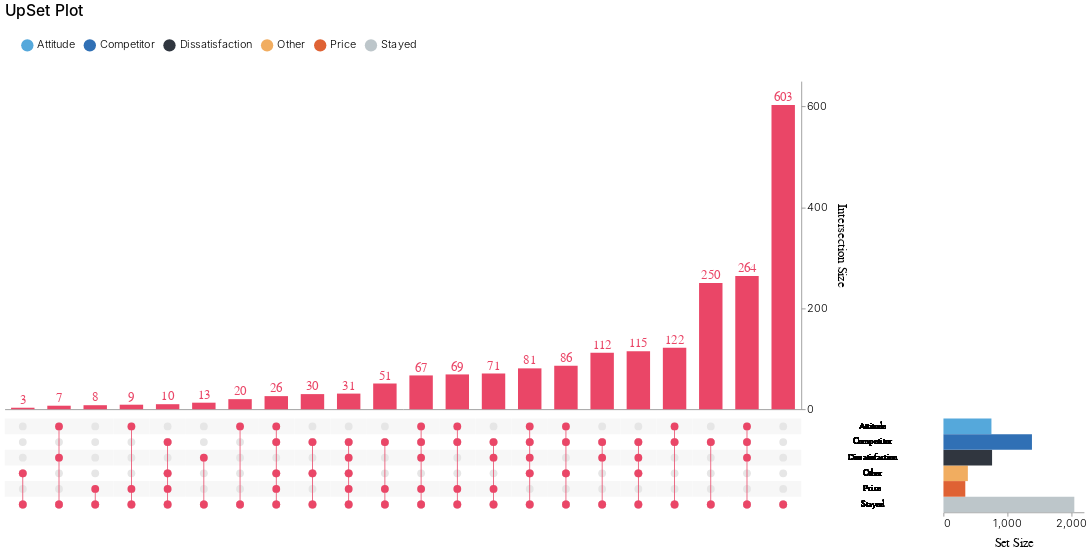

The notebook cell this image was saved under:
### Code cell
model = LGBMultiClassifier(log_eval_period=0)
conformal_model = AdaptativeConformalClassifier(model)
conformal_model.train(train, calib, valid, label)
conformal_model.calibrate(calib)
preds = conformal_model.predict(valid)

create_upset_plot(preds.drop("Actuals", axis=1))

### Figure 1 — Vega-Lite specification as saved in the notebook (floating-point values rounded to 4 significant figures; data arrays with more than 128 entries replaced by an {"elided": "..."} marker saying what was removed)
{"config": {"view": {"continuousWidth": 300, "continuousHeight": 300, "stroke": null}, "axis": {"labelFontSize": 14, "labelFontWeight": 300, "titleFontSize": 16, "titleFontWeight": 400, "titlePadding": 10}, "concat": {"spacing": 0}, "legend": {"labelFontSize": 14, "labelFontWeight": 300, "orient": "top", "padding": 20, "symbolSize": 250.0, "symbolType": "circle", "titleFontSize": 16, "titleFontWeight": 400}, "title": {"anchor": "start", "fontSize": 18, "fontWeight": 400, "subtitlePadding": 10}}, "vconcat": [{"layer": [{"mark": {"type": "bar", "color": "#3A3A3A", "size": 30}, "encoding": {"color": {"condition": {"test": {"not": {"param": "param_5"}}, "value": "#3A3A3A"}, "value": "#EA4667"}, "tooltip": [{"aggregate": "max", "field": "count", "title": "Cardinality", "type": "quantitative"}, {"field": "degree", "title": "Degree", "type": "quantitative"}, {"field": "sets", "title": "Sets", "type": "nominal"}], "x": {"axis": {"domain": true, "grid": false, "labels": false, "ticks": false}, "field": "intersection_id", "sort": {"field": "count", "order": "ascending"}, "title": null, "type": "nominal"}, "y": {"aggregate": "max", "axis": {"grid": false, "orient": "right", "tickCount": 3}, "field": "count", "title": "Intersection Size", "type": "quantitative"}}, "name": "view_5", "transform": [{"filter": {"param": "param_4"}}, {"pivot": "set", "value": "is_intersect", "groupby": ["intersection_id", "count"], "op": "max"}, {"aggregate": [{"op": "sum", "field": "count", "as": "count"}], "groupby": ["Attitude", "Competitor", "Dissatisfaction", "Other", "Price", "Stayed"]}, {"calculate": "(isDefined(datum['Attitude']) ? datum['Attitude'] : 0)+(isDefined(datum['Competitor']) ? datum['Competitor'] : 0)+(isDefined(datum['Dissatisfaction']) ? datum['Dissatisfaction'] : 0)+(isDefined(datum['Other']) ? datum['Other'] : 0)+(isDefined(datum['Price']) ? datum['Price'] : 0)+(isDefined(datum['Stayed']) ? datum['Stayed'] : 0)", "as": "degree"}, {"filter": "(datum['degree'] !== 0)"}, {"window": [{"op": "row_number", "field": "", "as": "intersection_id"}], "frame": [null, null]}, {"fold": ["Attitude", "Competitor", "Dissatisfaction", "Other", "Price", "Stayed"], "as": ["set", "is_intersect"]}, {"lookup": "set", "from": {"data": {"name": "data-3a97ededfa90d5c3c79dcf3fa387e070"}, "key": "set", "fields": ["set_abbre"]}}, {"lookup": "set", "from": {"data": {"name": "data-26029121ffda8c4f008813343c811d02"}, "key": "set", "fields": ["set_order"]}}, {"filter": {"param": "param_4"}}, {"window": [{"op": "distinct", "field": "set", "as": "set_order"}], "frame": [null, 0], "sort": [{"field": "set_order"}]}]}, {"mark": {"type": "text", "color": "#3A3A3A", "dy": -10, "size": 16}, "encoding": {"color": {"condition": {"test": {"not": {"param": "param_5"}}, "value": "#3A3A3A"}, "value": "#EA4667"}, "text": {"field": "count", "format": ".0f", "type": "quantitative"}, "tooltip": [{"aggregate": "max", "field": "count", "title": "Cardinality", "type": "quantitative"}, {"field": "degree", "title": "Degree", "type": "quantitative"}, {"field": "sets", "title": "Sets", "type": "nominal"}], "x": {"axis": {"domain": true, "grid": false, "labels": false, "ticks": false}, "field": "intersection_id", "sort": {"field": "count", "order": "ascending"}, "title": null, "type": "nominal"}, "y": {"aggregate": "max", "axis": {"grid": false, "orient": "right", "tickCount": 3}, "field": "count", "title": "Intersection Size", "type": "quantitative"}}, "transform": [{"filter": {"param": "param_4"}}, {"pivot": "set", "value": "is_intersect", "groupby": ["intersection_id", "count"], "op": "max"}, {"aggregate": [{"op": "sum", "field": "count", "as": "count"}], "groupby": ["Attitude", "Competitor", "Dissatisfaction", "Other", "Price", "Stayed"]}, {"calculate": "(isDefined(datum['Attitude']) ? datum['Attitude'] : 0)+(isDefined(datum['Competitor']) ? datum['Competitor'] : 0)+(isDefined(datum['Dissatisfaction']) ? datum['Dissatisfaction'] : 0)+(isDefined(datum['Other']) ? datum['Other'] : 0)+(isDefined(datum['Price']) ? datum['Price'] : 0)+(isDefined(datum['Stayed']) ? datum['Stayed'] : 0)", "as": "degree"}, {"filter": "(datum['degree'] !== 0)"}, {"window": [{"op": "row_number", "field": "", "as": "intersection_id"}], "frame": [null, null]}, {"fold": ["Attitude", "Competitor", "Dissatisfaction", "Other", "Price", "Stayed"], "as": ["set", "is_intersect"]}, {"lookup": "set", "from": {"data": {"name": "data-3a97ededfa90d5c3c79dcf3fa387e070"}, "key": "set", "fields": ["set_abbre"]}}, {"lookup": "set", "from": {"data": {"name": "data-26029121ffda8c4f008813343c811d02"}, "key": "set", "fields": ["set_order"]}}, {"filter": {"param": "param_4"}}, {"window": [{"op": "distinct", "field": "set", "as": "set_order"}], "frame": [null, 0], "sort": [{"field": "set_order"}]}]}], "height": 420.0, "width": 1020}, {"hconcat": [{"layer": [{"mark": {"type": "circle", "opacity": 1, "size": 100}, "encoding": {"color": {"condition": {"test": {"not": {"param": "param_5"}}, "value": "#3A3A3A"}, "value": "#EA4667"}, "tooltip": [{"aggregate": "max", "field": "count", "title": "Cardinality", "type": "quantitative"}, {"field": "degree", "title": "Degree", "type": "quantitative"}, {"field": "sets", "title": "Sets", "type": "nominal"}], "x": {"axis": {"domain": false, "grid": false, "labels": false, "ticks": false}, "field": "intersection_id", "sort": {"field": "count", "order": "ascending"}, "title": null, "type": "nominal"}, "y": {"axis": {"domain": false, "grid": false, "labels": false, "ticks": false}, "field": "set_order", "title": null, "type": "nominal"}}, "name": "view_6", "transform": [{"filter": {"param": "param_4"}}, {"pivot": "set", "value": "is_intersect", "groupby": ["intersection_id", "count"], "op": "max"}, {"aggregate": [{"op": "sum", "field": "count", "as": "count"}], "groupby": ["Attitude", "Competitor", "Dissatisfaction", "Other", "Price", "Stayed"]}, {"calculate": "(isDefined(datum['Attitude']) ? datum['Attitude'] : 0)+(isDefined(datum['Competitor']) ? datum['Competitor'] : 0)+(isDefined(datum['Dissatisfaction']) ? datum['Dissatisfaction'] : 0)+(isDefined(datum['Other']) ? datum['Other'] : 0)+(isDefined(datum['Price']) ? datum['Price'] : 0)+(isDefined(datum['Stayed']) ? datum['Stayed'] : 0)", "as": "degree"}, {"filter": "(datum['degree'] !== 0)"}, {"window": [{"op": "row_number", "field": "", "as": "intersection_id"}], "frame": [null, null]}, {"fold": ["Attitude", "Competitor", "Dissatisfaction", "Other", "Price", "Stayed"], "as": ["set", "is_intersect"]}, {"lookup": "set", "from": {"data": {"name": "data-3a97ededfa90d5c3c79dcf3fa387e070"}, "key": "set", "fields": ["set_abbre"]}}, {"lookup": "set", "from": {"data": {"name": "data-26029121ffda8c4f008813343c811d02"}, "key": "set", "fields": ["set_order"]}}, {"filter": {"param": "param_4"}}, {"window": [{"op": "distinct", "field": "set", "as": "set_order"}], "frame": [null, 0], "sort": [{"field": "set_order"}]}, {"filter": "(datum['is_intersect'] === 1)"}]}, {"mark": {"type": "rect"}, "encoding": {"color": {"value": "#F7F7F7"}, "tooltip": [{"aggregate": "max", "field": "count", "title": "Cardinality", "type": "quantitative"}, {"field": "degree", "title": "Degree", "type": "quantitative"}, {"field": "sets", "title": "Sets", "type": "nominal"}], "x": {"axis": {"domain": false, "grid": false, "labels": false, "ticks": false}, "field": "intersection_id", "sort": {"field": "count", "order": "ascending"}, "title": null, "type": "nominal"}, "y": {"axis": {"domain": false, "grid": false, "labels": false, "ticks": false}, "field": "set_order", "title": null, "type": "nominal"}}, "transform": [{"filter": {"param": "param_4"}}, {"pivot": "set", "value": "is_intersect", "groupby": ["intersection_id", "count"], "op": "max"}, {"aggregate": [{"op": "sum", "field": "count", "as": "count"}], "groupby": ["Attitude", "Competitor", "Dissatisfaction", "Other", "Price", "Stayed"]}, {"calculate": "(isDefined(datum['Attitude']) ? datum['Attitude'] : 0)+(isDefined(datum['Competitor']) ? datum['Competitor'] : 0)+(isDefined(datum['Dissatisfaction']) ? datum['Dissatisfaction'] : 0)+(isDefined(datum['Other']) ? datum['Other'] : 0)+(isDefined(datum['Price']) ? datum['Price'] : 0)+(isDefined(datum['Stayed']) ? datum['Stayed'] : 0)", "as": "degree"}, {"filter": "(datum['degree'] !== 0)"}, {"window": [{"op": "row_number", "field": "", "as": "intersection_id"}], "frame": [null, null]}, {"fold": ["Attitude", "Competitor", "Dissatisfaction", "Other", "Price", "Stayed"], "as": ["set", "is_intersect"]}, {"lookup": "set", "from": {"data": {"name": "data-3a97ededfa90d5c3c79dcf3fa387e070"}, "key": "set", "fields": ["set_abbre"]}}, {"lookup": "set", "from": {"data": {"name": "data-26029121ffda8c4f008813343c811d02"}, "key": "set", "fields": ["set_order"]}}, {"filter": {"param": "param_4"}}, {"window": [{"op": "distinct", "field": "set", "as": "set_order"}], "frame": [null, 0], "sort": [{"field": "set_order"}]}, {"filter": "((datum['set_order'] % 2) === 1)"}]}, {"mark": {"type": "circle", "opacity": 1, "size": 100}, "encoding": {"color": {"value": "#E6E6E6"}, "tooltip": [{"aggregate": "max", "field": "count", "title": "Cardinality", "type": "quantitative"}, {"field": "degree", "title": "Degree", "type": "quantitative"}, {"field": "sets", "title": "Sets", "type": "nominal"}], "x": {"axis": {"domain": false, "grid": false, "labels": false, "ticks": false}, "field": "intersection_id", "sort": {"field": "count", "order": "ascending"}, "title": null, "type": "nominal"}, "y": {"axis": {"domain": false, "grid": false, "labels": false, "ticks": false}, "field": "set_order", "title": null, "type": "nominal"}}, "transform": [{"filter": {"param": "param_4"}}, {"pivot": "set", "value": "is_intersect", "groupby": ["intersection_id", "count"], "op": "max"}, {"aggregate": [{"op": "sum", "field": "count", "as": "count"}], "groupby": ["Attitude", "Competitor", "Dissatisfaction", "Other", "Price", "Stayed"]}, {"calculate": "(isDefined(datum['Attitude']) ? datum['Attitude'] : 0)+(isDefined(datum['Competitor']) ? datum['Competitor'] : 0)+(isDefined(datum['Dissatisfaction']) ? datum['Dissatisfaction'] : 0)+(isDefined(datum['Other']) ? datum['Other'] : 0)+(isDefined(datum['Price']) ? datum['Price'] : 0)+(isDefined(datum['Stayed']) ? datum['Stayed'] : 0)", "as": "degree"}, {"filter": "(datum['degree'] !== 0)"}, {"window": [{"op": "row_number", "field": "", "as": "intersection_id"}], "frame": [null, null]}, {"fold": ["Attitude", "Competitor", "Dissatisfaction", "Other", "Price", "Stayed"], "as": ["set", "is_intersect"]}, {"lookup": "set", "from": {"data": {"name": "data-3a97ededfa90d5c3c79dcf3fa387e070"}, "key": "set", "fields": ["set_abbre"]}}, {"lookup": "set", "from": {"data": {"name": "data-26029121ffda8c4f008813343c811d02"}, "key": "set", "fields": ["set_order"]}}, {"filter": {"param": "param_4"}}, {"window": [{"op": "distinct", "field": "set", "as": "set_order"}], "frame": [null, 0], "sort": [{"field": "set_order"}]}]}, {"mark": {"type": "bar", "color": "#3A3A3A", "size": 1}, "encoding": {"color": {"condition": {"test": {"not": {"param": "param_5"}}, "value": "#3A3A3A"}, "value": "#EA4667"}, "tooltip": [{"aggregate": "max", "field": "count", "title": "Cardinality", "type": "quantitative"}, {"field": "degree", "title": "Degree", "type": "quantitative"}, {"field": "sets", "title": "Sets", "type": "nominal"}], "x": {"axis": {"domain": true, "grid": false, "labels": false, "ticks": false}, "field": "intersection_id", "sort": {"field": "count", "order": "ascending"}, "title": null, "type": "nominal"}, "y": {"aggregate": "min", "field": "set_order", "type": "nominal"}, "y2": {"aggregate": "max", "field": "set_order"}}, "transform": [{"filter": {"param": "param_4"}}, {"pivot": "set", "value": "is_intersect", "groupby": ["intersection_id", "count"], "op": "max"}, {"aggregate": [{"op": "sum", "field": "count", "as": "count"}], "groupby": ["Attitude", "Competitor", "Dissatisfaction", "Other", "Price", "Stayed"]}, {"calculate": "(isDefined(datum['Attitude']) ? datum['Attitude'] : 0)+(isDefined(datum['Competitor']) ? datum['Competitor'] : 0)+(isDefined(datum['Dissatisfaction']) ? datum['Dissatisfaction'] : 0)+(isDefined(datum['Other']) ? datum['Other'] : 0)+(isDefined(datum['Price']) ? datum['Price'] : 0)+(isDefined(datum['Stayed']) ? datum['Stayed'] : 0)", "as": "degree"}, {"filter": "(datum['degree'] !== 0)"}, {"window": [{"op": "row_number", "field": "", "as": "intersection_id"}], "frame": [null, null]}, {"fold": ["Attitude", "Competitor", "Dissatisfaction", "Other", "Price", "Stayed"], "as": ["set", "is_intersect"]}, {"lookup": "set", "from": {"data": {"name": "data-3a97ededfa90d5c3c79dcf3fa387e070"}, "key": "set", "fields": ["set_abbre"]}}, {"lookup": "set", "from": {"data": {"name": "data-26029121ffda8c4f008813343c811d02"}, "key": "set", "fields": ["set_order"]}}, {"filter": {"param": "param_4"}}, {"window": [{"op": "distinct", "field": "set", "as": "set_order"}], "frame": [null, 0], "sort": [{"field": "set_order"}]}, {"filter": "(datum['is_intersect'] === 1)"}]}, {"mark": {"type": "circle", "opacity": 1, "size": 100}, "encoding": {"color": {"condition": {"test": {"not": {"param": "param_5"}}, "value": "#3A3A3A"}, "value": "#EA4667"}, "tooltip": [{"aggregate": "max", "field": "count", "title": "Cardinality", "type": "quantitative"}, {"field": "degree", "title": "Degree", "type": "quantitative"}, {"field": "sets", "title": "Sets", "type": "nominal"}], "x": {"axis": {"domain": false, "grid": false, "labels": false, "ticks": false}, "field": "intersection_id", "sort": {"field": "count", "order": "ascending"}, "title": null, "type": "nominal"}, "y": {"axis": {"domain": false, "grid": false, "labels": false, "ticks": false}, "field": "set_order", "title": null, "type": "nominal"}}, "transform": [{"filter": {"param": "param_4"}}, {"pivot": "set", "value": "is_intersect", "groupby": ["intersection_id", "count"], "op": "max"}, {"aggregate": [{"op": "sum", "field": "count", "as": "count"}], "groupby": ["Attitude", "Competitor", "Dissatisfaction", "Other", "Price", "Stayed"]}, {"calculate": "(isDefined(datum['Attitude']) ? datum['Attitude'] : 0)+(isDefined(datum['Competitor']) ? datum['Competitor'] : 0)+(isDefined(datum['Dissatisfaction']) ? datum['Dissatisfaction'] : 0)+(isDefined(datum['Other']) ? datum['Other'] : 0)+(isDefined(datum['Price']) ? datum['Price'] : 0)+(isDefined(datum['Stayed']) ? datum['Stayed'] : 0)", "as": "degree"}, {"filter": "(datum['degree'] !== 0)"}, {"window": [{"op": "row_number", "field": "", "as": "intersection_id"}], "frame": [null, null]}, {"fold": ["Attitude", "Competitor", "Dissatisfaction", "Other", "Price", "Stayed"], "as": ["set", "is_intersect"]}, {"lookup": "set", "from": {"data": {"name": "data-3a97ededfa90d5c3c79dcf3fa387e070"}, "key": "set", "fields": ["set_abbre"]}}, {"lookup": "set", "from": {"data": {"name": "data-26029121ffda8c4f008813343c811d02"}, "key": "set", "fields": ["set_order"]}}, {"filter": {"param": "param_4"}}, {"window": [{"op": "distinct", "field": "set", "as": "set_order"}], "frame": [null, 0], "sort": [{"field": "set_order"}]}, {"filter": "(datum['is_intersect'] === 1)"}]}], "width": 1020}, {"mark": {"type": "text", "align": "center"}, "encoding": {"color": {"value": "black"}, "opacity": {"value": 1}, "text": {"field": "set_abbre", "type": "nominal"}, "y": {"axis": {"domain": false, "grid": false, "labels": false, "ticks": false}, "field": "set_order", "title": null, "type": "nominal"}}, "name": "view_7", "transform": [{"filter": {"param": "param_4"}}, {"pivot": "set", "value": "is_intersect", "groupby": ["intersection_id", "count"], "op": "max"}, {"aggregate": [{"op": "sum", "field": "count", "as": "count"}], "groupby": ["Attitude", "Competitor", "Dissatisfaction", "Other", "Price", "Stayed"]}, {"calculate": "(isDefined(datum['Attitude']) ? datum['Attitude'] : 0)+(isDefined(datum['Competitor']) ? datum['Competitor'] : 0)+(isDefined(datum['Dissatisfaction']) ? datum['Dissatisfaction'] : 0)+(isDefined(datum['Other']) ? datum['Other'] : 0)+(isDefined(datum['Price']) ? datum['Price'] : 0)+(isDefined(datum['Stayed']) ? datum['Stayed'] : 0)", "as": "degree"}, {"filter": "(datum['degree'] !== 0)"}, {"window": [{"op": "row_number", "field": "", "as": "intersection_id"}], "frame": [null, null]}, {"fold": ["Attitude", "Competitor", "Dissatisfaction", "Other", "Price", "Stayed"], "as": ["set", "is_intersect"]}, {"lookup": "set", "from": {"data": {"name": "data-3a97ededfa90d5c3c79dcf3fa387e070"}, "key": "set", "fields": ["set_abbre"]}}, {"lookup": "set", "from": {"data": {"name": "data-26029121ffda8c4f008813343c811d02"}, "key": "set", "fields": ["set_order"]}}, {"filter": {"param": "param_4"}}, {"window": [{"op": "distinct", "field": "set", "as": "set_order"}], "frame": [null, 0], "sort": [{"field": "set_order"}]}], "width": 180}, {"mark": {"type": "bar", "size": 20}, "encoding": {"color": {"field": "set", "scale": {"domain": ["Attitude", "Competitor", "Dissatisfaction", "Other", "Price", "Stayed"], "range": ["#55A8DB", "#3070B5", "#30363F", "#F1AD60", "#DF6234", "#BDC6CA"]}, "title": null, "type": "nominal"}, "opacity": {"value": 1}, "x": {"aggregate": "sum", "axis": {"grid": false, "tickCount": 3}, "field": "count", "title": "Set Size", "type": "quantitative"}, "y": {"axis": {"domain": false, "grid": false, "labels": false, "ticks": false}, "field": "set_order", "title": null, "type": "nominal"}}, "name": "view_8", "transform": [{"filter": {"param": "param_4"}}, {"pivot": "set", "value": "is_intersect", "groupby": ["intersection_id", "count"], "op": "max"}, {"aggregate": [{"op": "sum", "field": "count", "as": "count"}], "groupby": ["Attitude", "Competitor", "Dissatisfaction", "Other", "Price", "Stayed"]}, {"calculate": "(isDefined(datum['Attitude']) ? datum['Attitude'] : 0)+(isDefined(datum['Competitor']) ? datum['Competitor'] : 0)+(isDefined(datum['Dissatisfaction']) ? datum['Dissatisfaction'] : 0)+(isDefined(datum['Other']) ? datum['Other'] : 0)+(isDefined(datum['Price']) ? datum['Price'] : 0)+(isDefined(datum['Stayed']) ? datum['Stayed'] : 0)", "as": "degree"}, {"filter": "(datum['degree'] !== 0)"}, {"window": [{"op": "row_number", "field": "", "as": "intersection_id"}], "frame": [null, null]}, {"fold": ["Attitude", "Competitor", "Dissatisfaction", "Other", "Price", "Stayed"], "as": ["set", "is_intersect"]}, {"lookup": "set", "from": {"data": {"name": "data-3a97ededfa90d5c3c79dcf3fa387e070"}, "key": "set", "fields": ["set_abbre"]}}, {"lookup": "set", "from": {"data": {"name": "data-26029121ffda8c4f008813343c811d02"}, "key": "set", "fields": ["set_order"]}}, {"filter": {"param": "param_4"}}, {"window": [{"op": "distinct", "field": "set", "as": "set_order"}], "frame": [null, 0], "sort": [{"field": "set_order"}]}, {"filter": "(datum['is_intersect'] === 1)"}], "width": 180}], "resolve": {"scale": {"y": "shared"}}, "spacing": 0}], "data": {"name": "data-c95f03d8a46254f12a79d77a99fbaad7"}, "params": [{"name": "param_5", "select": {"type": "point", "fields": ["intersection_id"], "on": "mouseover"}, "views": ["view_5", "view_6"]}, {"name": "param_4", "select": {"type": "point", "fields": ["set"]}, "bind": "legend", "views": ["view_5", "view_6", "view_7", "view_8"]}], "spacing": 5, "title": {"text": "UpSet Plot", "subtitle": "", "fontSize": 20, "fontWeight": 500, "subtitleColor": "#3A3A3A", "subtitleFontSize": 14}, "$schema": "https://vega.github.io/schema/vega-lite/v5.20.1.json", "datasets": {"data-c95f03d8a46254f12a79d77a99fbaad7": {"elided": "138 records"}, "data-3a97ededfa90d5c3c79dcf3fa387e070": [{"set": "Attitude", "set_abbre": "Attitude"}, {"set": "Competitor", "set_abbre": "Competitor"}, {"set": "Dissatisfaction", "set_abbre": "Dissatisfaction"}, {"set": "Other", "set_abbre": "Other"}, {"set": "Price", "set_abbre": "Price"}, {"set": "Stayed", "set_abbre": "Stayed"}], "data-26029121ffda8c4f008813343c811d02": [{"set": "Attitude", "set_order": 1}, {"set": "Competitor", "set_order": 2}, {"set": "Dissatisfaction", "set_order": 3}, {"set": "Other", "set_order": 4}, {"set": "Price", "set_order": 5}, {"set": "Stayed", "set_order": 6}]}}
